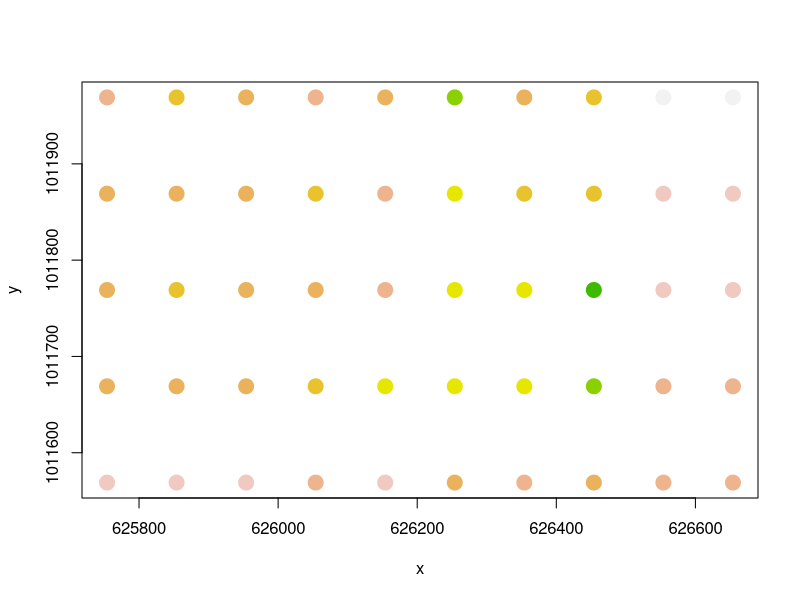
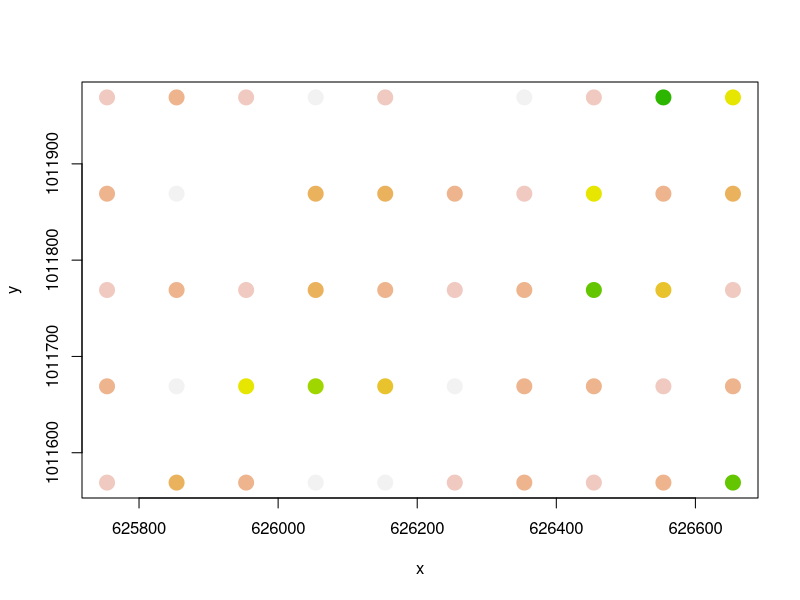
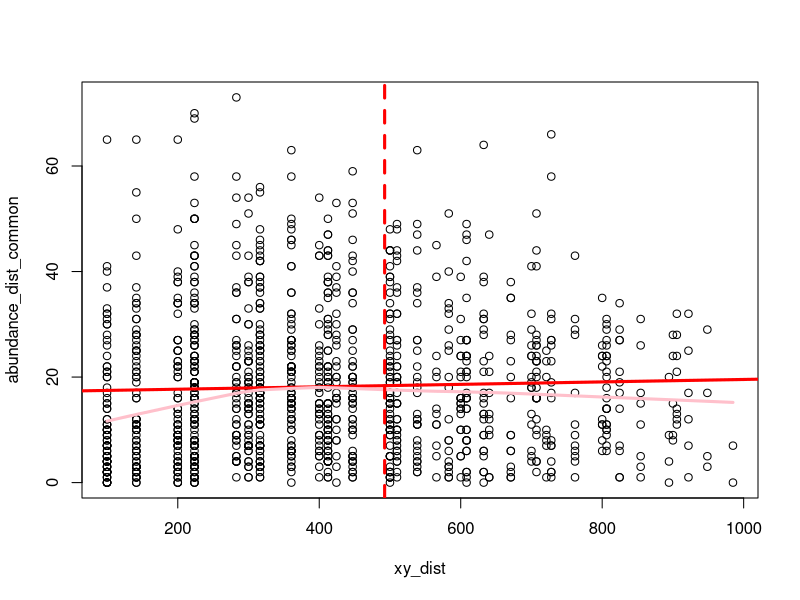
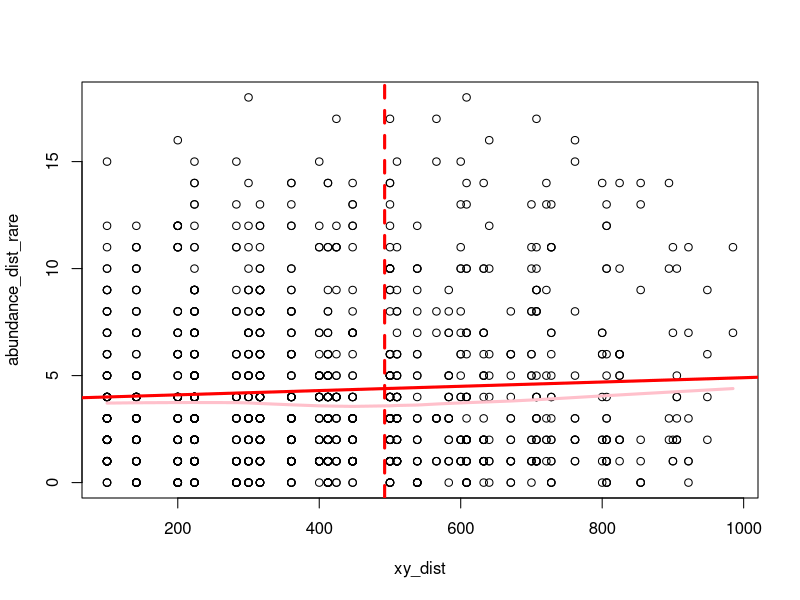

Write the R code that produced these figures, in order. (Note: this script raises an error after producing the figures.)
## ---- chunk 1
library(vegan)
library(nlme)
data(BCI)
## UTM Coordinates (in metres)
BCI_xy = data.frame(x = rep(seq(625754, 626654, by=100), each=5), 
                    y = rep(seq(1011569,  1011969, by=100), len=50))
## ---- chunk 2
#subset dataset on rare and common species
sub_common = BCI$Faramea.occidentalis
sub_rare= BCI$Heisteria.concinna

#check that models have few datapoints with 0 abundance and change species as necessary
#hist(sub_common)
#hist(sub_rare)
## ---- chunk 3
col_brks = hist(sub_common, plot=F)$breaks
col_indices = as.numeric(cut(sub_common, col_brks))
cols = rev(terrain.colors(length(col_brks)))
plot(BCI_xy, cex=2, pch=19, col=cols[col_indices])

col_brks = hist(sub_rare, plot=F)$breaks
col_indices = as.numeric(cut(sub_rare, col_brks))
cols = rev(terrain.colors(length(col_brks)))
plot(BCI_xy, cex=2, pch=19, col=cols[col_indices])

# calculate Euclidean distance between abundance and spatial coordinates
abundance_dist_common = dist(sub_common)
abundance_dist_rare = dist(sub_rare)
xy_dist = dist(BCI_xy)

max_dist = max(xy_dist) / 2

# plot results
plot(xy_dist, abundance_dist_common)
abline(lm(abundance_dist_common ~ xy_dist), lwd=3, col='red')
lines(lowess(xy_dist, abundance_dist_common), lwd=3, col='pink')
abline(v = max_dist, col='red', lwd=3, lty=2)

plot(xy_dist, abundance_dist_rare)
abline(lm(abundance_dist_rare ~ xy_dist), lwd=3, col='red')
lines(lowess(xy_dist, abundance_dist_rare), lwd=3, col='pink')
abline(v = max_dist, col='red', lwd=3, lty=2)

# compute correlation
obs_cor_rare = cor(xy_dist, abundance_dist_rare)
obs_cor_common = cor(xy_dist, abundance_dist_common)
obs_cor_rare
obs_cor_common

# carry out a permutation test for significance:
nperm = 1000
null_cor = obs_cor_rare
for (i in 2:nperm) {
    # shuffle the rows of the spatial coordinates
    tmp_xy = BCI_xy[sample(nrow(BCI_xy)), ]
    # correlation between the shuffled spatial coordinates and sr_dist
    null_cor[i] = cor(dist(tmp_xy), abundance_dist_rare)
}
# compute the p-value
sum(null_cor >= obs_cor_rare) / nperm

nperm = 1000
null_cor = obs_cor_common
for (i in 2:nperm) {
    # shuffle the rows of the spatial coordinates
    tmp_xy = BCI_xy[sample(nrow(BCI_xy)), ]
    # correlation between the shuffled spatial coordinates and sr_dist
    null_cor[i] = cor(dist(tmp_xy), abundance_dist_common)
}
# compute the p-value
sum(null_cor >= obs_cor_common) / nperm

## ---- chunk 4
sp_ids = c("Cordia.lasiocalyx", "Hirtella.triandra",
           "Picramnia.latifolia", "Quassia.amara",
           "Tabernaemontana.arborea", "Trattinnickia.aspera", 
           "Xylopia.macrantha")

abundance_response = BCI$Drypetes.standleyi

abundance_df = data.frame(BCI$Drypetes.standleyi,BCI[,which(colnames(BCI) %in% sp_ids)],BCI_xy)

#model with single predictor variable- Model 1
abundance_lm_single = gls(abundance_response ~ Cordia.lasiocalyx, data=abundance_df, 
        corr=corExp(form=~ x + y), control = glsControl(opt='optim',  msVerbose=T))

par(mfrow=c(1,1))
plot(Variogram(abundance_lm_single, form= ~ x + y))

abundance_exp_single = update(abundance_lm_single, corr=corExp(form=~x + y))
# examine fit of error model to the raw model residuals
#plot(Variogram(abundance_exp_single, maxDist = max_dist))
# examine the normalized residuals
#plot(Variogram(abundance_exp_single, resType='normalized', maxDist = max_dist))

# let's look at the same model but with a nugget
abundance_exp_nug_single = update(abundance_exp_single, corr=corExp(form=~x + y, nugget=T))
# Look to provide a better fit:
#plot(Variogram(abundance_exp_nug_single, maxDist = max_dist))
#plot(Variogram(abundance_exp_nug_single, resType = 'n', maxDist = max_dist))

# let's examine the rational quadratic error model
abundance_rat_nug_single = update(abundance_lm_single, corr=corRatio(form=~x + y, nugget=T))

# examine fit of error model to model residuals
plot(Variogram(abundance_rat_nug_single, maxDist = max_dist))
## ---- chunk 5
# Good fit:
plot(Variogram(abundance_rat_nug_single, resType='n', maxDist = max_dist))

# let's compare the models
anova(abundance_lm_single, abundance_exp_single, abundance_exp_nug_single, 
      abundance_rat_nug_single, test=F)

summary(abundance_rat_nug_single)
summary(abundance_lm_single)

col_brks = hist(residuals(abundance_rat_nug_single), plot=F)$breaks
col_indices = as.numeric(cut(residuals(abundance_rat_nug_single), col_brks))
cols = rev(terrain.colors(length(col_brks)))
plot(BCI_xy, cex=2, pch=19, col=cols[col_indices])
## ---- chunk 6
#model with all predictor variables- Model 2
formula1 = as.formula(paste("abundance_response ~ ", paste(sp_ids, collapse= "+")))

abundance_lm_all = gls(formula1, data=abundance_df, 
        corr=corExp(form=~ x + y), control = glsControl(opt='optim',  msVerbose=T))

par(mfrow=c(1,1))
plot(Variogram(abundance_lm_all, form= ~ x + y))
plot(Variogram(abundance_lm_all, resType='normalized', form= ~ x + y))
#fit is good

abundance_exp_all = update(abundance_lm_all, corr=corExp(form=~x + y))
# examine fit of error model to the raw model residuals
#plot(Variogram(abundance_exp_all, maxDist = max_dist))
#worse fit
# examine the normalized residuals
#plot(Variogram(abundance_exp_all, resType='normalized', maxDist = max_dist))
#fit is good

# let's look at the same model but with a nugget
abundance_exp_nug_all = update(abundance_exp_all, corr=corExp(form=~x + y, nugget=T))
# Look to provide a better fit:
#plot(Variogram(abundance_exp_nug_all, maxDist = max_dist))
#plot(Variogram(abundance_exp_nug_all, resType = 'n', maxDist = max_dist))
#neither are very good

# let's examine the rational quadratic error model
abundance_rat_nug_all = update(abundance_lm_all, corr=corRatio(form=~x + y, nugget=T))
# examine fit of error model to model residuals
#plot(Variogram(abundance_rat_nug_all, maxDist = max_dist))
#plot(Variogram(abundance_rat_nug_all, resType='n', maxDist = max_dist))
#neither are very good
## ---- chunk 7
# let's compare the models
anova(abundance_lm_all, abundance_exp_all, abundance_exp_nug_all, 
      abundance_rat_nug_all, test=F)

summary(abundance_lm_all)
summary(abundance_exp_nug_all)

col_brks = hist(residuals(abundance_lm_all), plot=F)$breaks
col_indices = as.numeric(cut(residuals(abundance_lm_all), col_brks))
cols = rev(terrain.colors(length(col_brks)))
plot(BCI_xy, cex=2, pch=19, col=cols[col_indices])

